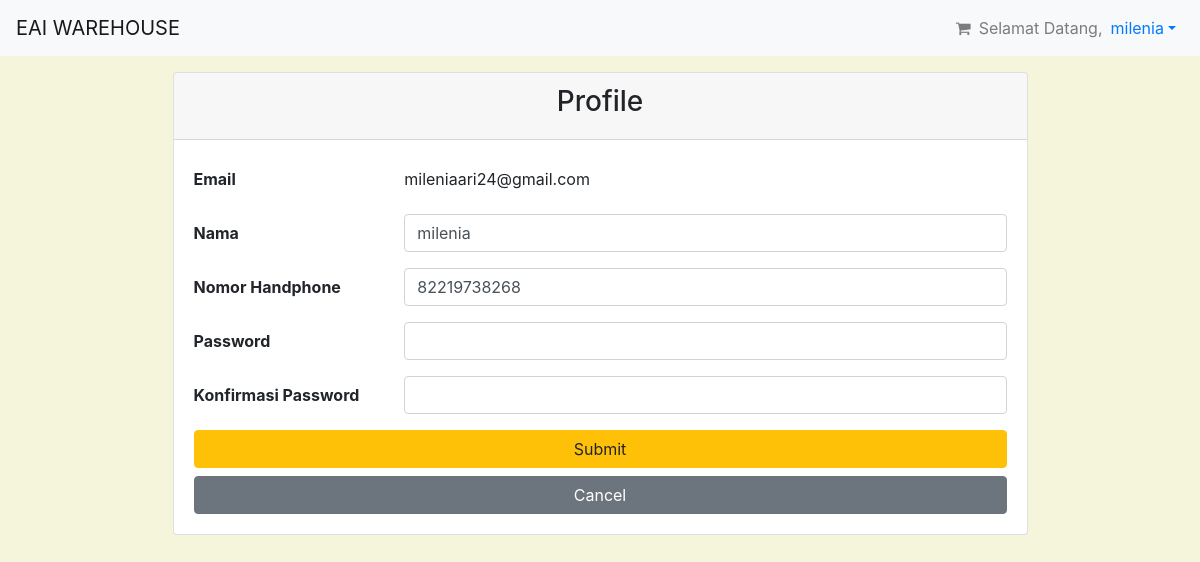
Page /EAILevelMethodSI4201/PHP/profile.php (signed in) on the committed database.
### tables this page shows
CREATE TABLE `user` (
  `id` int(255) NOT NULL,
  `nama` varchar(255) DEFAULT NULL,
  `email` varchar(255) NOT NULL,
  `no_hp` bigint(200) DEFAULT NULL,
  `password` varchar(200) DEFAULT NULL
);

### EAILevelMethodSI4201/PHP/profile.php (the view, shortened to what this page needs)
<?php
include("config.php");
$id = $_SESSION["user_id"];
$result = mysqli_query($config, "SELECT * FROM user WHERE id=$id");
$user = mysqli_fetch_assoc($result);
?>
<!DOCTYPE html>
<html lang="en">
<head>
    <link rel="stylesheet" href="https://cdn.jsdelivr.net/npm/bootstrap@4.5.3/dist/css/bootstrap.min.css">
    <link href="//maxcdn.bootstrapcdn.com/font-awesome/4.7.0/css/font-awesome.min.css" rel="stylesheet">
</head>
<body style="background-color: #F5F5DC">
    <?php if ($_COOKIE["warna_navbar"] == "dark") : ?>
        <nav class="navbar navbar-expand-sm navbar-dark bg-dark">
            <a class="navbar-brand mr-auto" href="index.php">EAI WAREHOUSE</a>
            <div class="collapse navbar-collapse">
                <ul class="navbar-nav mr-auto">
                </ul>
                <ul class="navbar-nav">
                    <li class="nav-item">
                        <a class="nav-link" href="cart.php"><i class="fa fa-shopping-cart" aria-hidden="true"></i></a>
                    </li>
                    <li class="nav-item">
                        <span class="navbar-text">Selamat Datang, </span>
                    </li>
                    <li class="nav-item dropdown">
                        <a class="nav-link dropdown-toggle text-primary" href="" id="navbarDropdown" role="button" data-toggle="dropdown" aria-haspopup="true" aria-expanded="false"><?= $_SESSION["nama"] ?></a>
                        <div class="dropdown-menu" aria-labelledby="navbarDropdown">
                            <a class="dropdown-item" href="profile.php">Profile</a>
                            <div class="dropdown-divider"></div>
                            <a class="dropdown-item" href="logout.php">Logout</a>
                        </div>
                    </li>
                </ul>
            </div>
        </nav>
    <?php else : ?>
        <nav class="navbar navbar-expand-sm navbar-light bg-light">
            <a class="navbar-brand mr-auto" href="index.php">EAI WAREHOUSE</a>
            <div class="collapse navbar-collapse">
                <ul class="navbar-nav">
                    <li class="nav-item">
                        <a class="nav-link" href="cart.php"><i class="fa fa-shopping-cart" aria-hidden="true"></i></a>
                    </li>
                    <li class="nav-item">
                        <span class="navbar-text">Selamat Datang, </span>
                    </li>
                    <li class="nav-item dropdown">
                        <a class="nav-link dropdown-toggle text-primary" href="" id="navbarDropdown" role="button" data-toggle="dropdown" aria-haspopup="true" aria-expanded="false"><?= $_SESSION["nama"] ?></a>
                    </li>
                </ul>
            </div>
        </nav>
    <?php endif; ?>
    <div class="container mt-3">
        <div class="row justify-content-center">
            <div class="card w-75">
                <div class="card-header text-center">
                    <h3>Profile</h3>
                </div>
                <div class="card-body">
                    <form method="POST">
                        <div class="form-group row">
                            <label for="email" class="col-sm-3 col-form-label"><b>Email</b></label>
                            <div class="col-sm-9">
                                <input type="text" readonly class="form-control-plaintext" id="email" value="<?= $user["email"] ?>">
                            </div>
                        </div>
                        <div class="form-group row">
                            <label for="nama" class="col-sm-3 col-form-label"><b>Nama</b></label>
                            <div class="col-sm-9">
                                <input type="text" class="form-control" id="nama" name="nama" value="<?= $user["nama"] ?>">
                            </div>
                        </div>
                        <div class="form-group row">
                            <label for="no_hp" class="col-sm-3 col-form-label"><b>Nomor Handphone</b></label>
                            <div class="col-sm-9">
                                <input type="number" class="form-control" id="no_hp" name="no_hp" value="<?= $user["no_hp"] ?>">
                            </div>
                        </div>
                        <div class="form-group row">
                            <label for="password" class="col-sm-3 col-form-label"><b>Password</b></label>
                            <div class="col-sm-9">
                                <input type="password" class="form-control" id="password" name="password">
                            </div>
                        </div>
                        <div class="form-group row">
                            <label for="password2" class="col-sm-3 col-form-label"><b>Konfirmasi Password</b></label>
                            <div class="col-sm-9">
                                <input type="password" class="form-control" id="password2" name="password2">
                            </div>
                        </div>
                        <button type="submit" name="submit" class="btn btn-warning btn-block">Submit</button>
                        <a class="btn btn-secondary btn-block" href="index.php" role="button">Cancel</a>
                    </form>
                </div>
            </div>
        </div>
</body>
</html>

### rows in the picture
user: email "mileniaari24@gmail.com", nama "milenia", no_hp "82219738268"

### other values in the picture
$_SESSION["nama"] "milenia"
